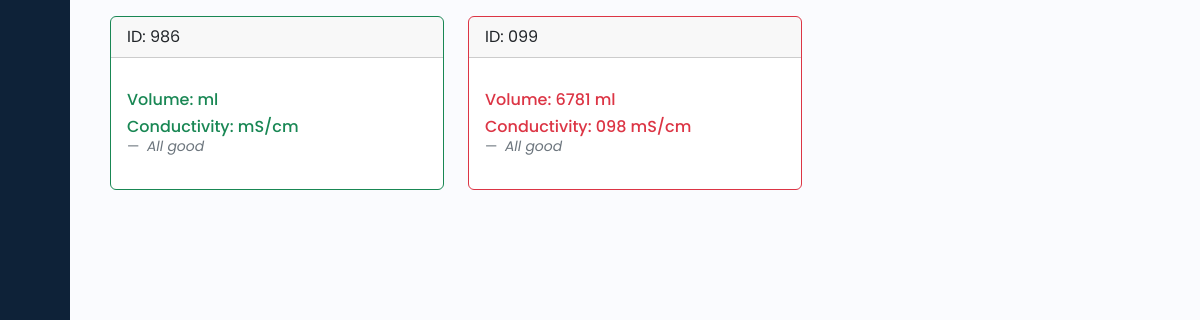
The app's page /, older data.
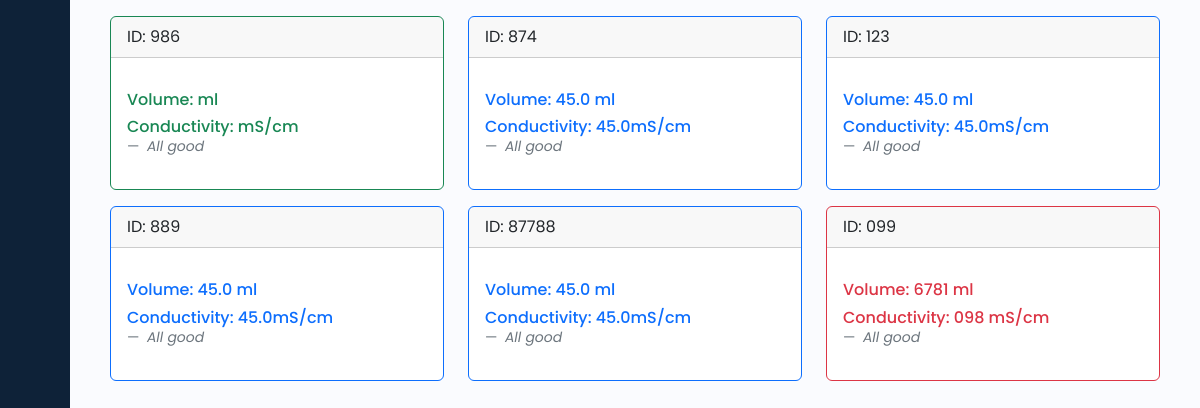
The same page, newer data.
### main/models.py (models this page shows, shortened)
class Animal(models.Model):
    animal_id = models.CharField(max_length=100, unique=True)
    volume = models.FloatField(default=45.0)
    conductivity = models.FloatField(default=45.0)
    timestamp = models.DateTimeField()

### main/views.py (the view)
# urls.py: path('', views.index, name='index'),
def index(request):
    volume_data = SensorData.objects.latest('volume')
    conductivity_data =SensorData.objects.latest('conductivity')
    timestamp_data = SensorData.objects.latest('timestamp')
    volume = db.child("Flow_Sensor").child("Flow sensor:").get().val()
    conductivity = db.child("Electrical Conductivity").child("Conductivity").get().val()
    timestamp = timestamp_data.timestamp
    flagged_message = ""
    animal_data = Animal.objects.all()
    if conductivity is not None:
        if conductivity >= SOME_HIGH_CONDUCTIVITY_LEVEL:
            flagged_message = "Potential mastitis"
        else:
            flagged_message = "All good"
    else:
        flagged_message = "No data available"
    context = {
        "animal_data": animal_data,
        "volume": volume,
        "conductivity": conductivity,
        "timestamp": timestamp,
        "flagged_message": flagged_message,
    }
    return render(request, 'index.html',context)

### templates/index.html (shortened to what this page needs)
{% extends 'base.html' %}
{% block content %}
<div class="wrapper">
    <aside id="sidebar">
      <div class="d-flex">
        <button class="toggle-btn" type="button">
        </button>
      </div>
      <ul class="sidebar-nav">
        <li class="sidebar-item">
          <a href="#" class="sidebar-link" data-bs-toggle="modal" data-bs-target="#addAnimalModal">
          </a>
        </li>
      </ul>
    </aside>
    <div class="main p-3">
          <div class="container">
            <div class="container">
                <div class="row">
                    <div class="col-12 col-md-6 col-lg-4 mb-3">
                        <div class="card border-success" style="max-width: 100%;">
                            <div class="card-header">ID: 986</div>
                            <div class="card-body text-success">
                                <p>
                                    <h6 class="card-title">Volume:  ml</h6>
                                    <h6 class="card-title">Conductivity:  mS/cm</h6>
                                </p>
                                <footer class="blockquote-footer">
                                    <cite title="Source Title"><span id="flagged_message1">{{ flagged_message|default:"All good" }}</span></cite>
                                </footer>
                            </div>
                        </div>
                    </div>
                    {% for animal in animal_data %}
                    <div class="col-12 col-md-6 col-lg-4 mb-3">
                        <div class="card border-primary" style="max-width: 100%;">
                            <div class="card-header">ID: {{ animal.animal_id }} </div>
                            <div class="card-body text-primary">
                                <p>
                                    <h6 class="card-title">Volume: <span id="volume{{ forloop.counter }}">{{ animal.volume }}</span> ml</h6>
                                    <h6 class="card-title">Conductivity: <span id="conductivity{{ forloop.counter }}">{{ animal.conductivity }}</span>mS/cm</h6>
                                </p>
                                <footer class="blockquote-footer">
                                    <cite title="Source Title"><span id="flagged_message1">{{ flagged_message }}</span></cite>
                                </footer>
                            </div>
                        </div>
                    </div>
                    {% endfor %}
                    <div class="col-12 col-md-6 col-lg-4 mb-3">
                        <div class="card border-danger" style="max-width: 100%;">
                            <div class="card-header">ID: 099</div>
                            <div class="card-body text-danger">
                                <p>
                                    <h6 class="card-title">Volume: <span id="volume1">6781</span> ml</h6>
                                    <h6 class="card-title">Conductivity: <span id="conductivity1">098</span> mS/cm</h6>
                                </p>
                                <footer class="blockquote-footer">
                                    <cite title="Source Title"><span id="flagged_message1">{{ flagged_message|default:"All good" }}</span></cite>
                                </footer>
                            </div>
                        </div>
                    </div>
                </div>
            </div>
        </div>
    </div>
  </div>
{% endblock %}

Row changes from the older to the newer data that the page shows:
added Animal: animal_id "874", volume "45.0", conductivity "45.0", flagged_message "All good"
added Animal: animal_id "123", volume "45.0", conductivity "45.0", flagged_message "All good"
added Animal: animal_id "889", volume "45.0", conductivity "45.0", flagged_message "All good"
added Animal: animal_id "87788", volume "45.0", conductivity "45.0", flagged_message "All good"
